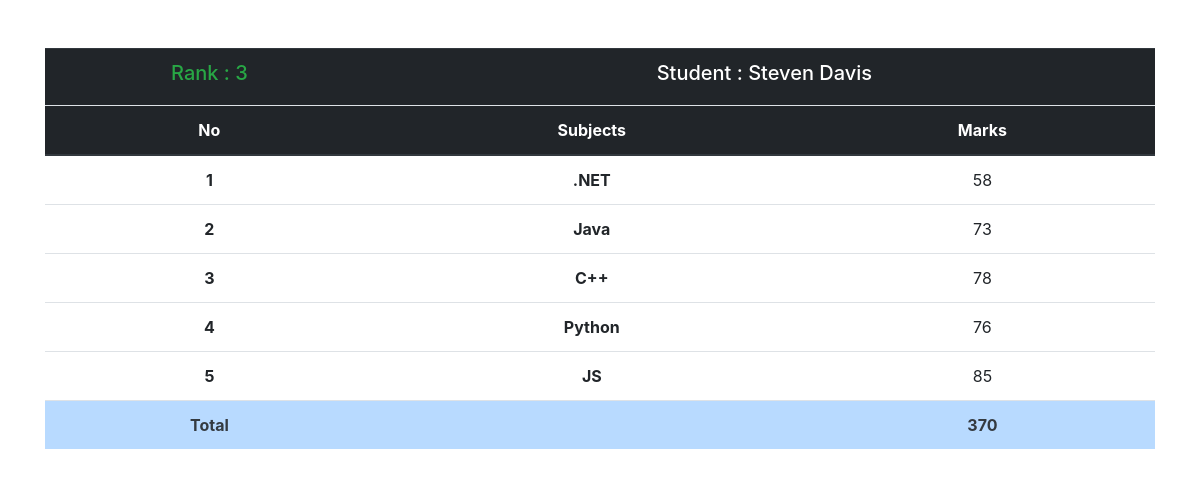
Screenshot of /marks/STU-577/ with the database file from the repository.
### students/models.py (models this page shows, shortened)
class SubjectsMarks(models.Model):
    student = models.ForeignKey(Student, related_name='studentmark', on_delete=models.CASCADE)
    subject = models.ForeignKey(Subjects, on_delete=models.CASCADE)
    marks = models.IntegerField()
    class Meta:
        unique_together = ['student', 'subject']

class Student(models.Model):
    student_id = models.OneToOneField(StudentID,related_name='studentid',on_delete=models.CASCADE)
    student_name = models.CharField(max_length=100)
    student_email = models.EmailField(unique=True)
    student_age = models.IntegerField(default=18)
    student_address = models.TextField()
    def __str__(self):
        return self.student_name

class ReportCard(models.Model):
    student = models.ForeignKey(Student,related_name='reportcard', on_delete=models.CASCADE)
    student_rank = models.IntegerField()
    report_date = models.DateField(auto_now_add=True)
    class Meta:
        unique_together = ['student_rank','report_date']

class Subjects(models.Model):
    subject = models.CharField(max_length=50)

### students/views.py (the view)
# urls.py: path('marks/<sid>/',seemarks,name='seemarks')
def seemarks(request,sid):
    queryset = SubjectsMarks.objects.filter(student__student_id__student_id = sid)
    total = queryset.aggregate(total = Sum('marks'))
    students = Student.objects.annotate(marks = Sum('studentmark__marks')).order_by('-marks')
    context = {
        'queryset':queryset,
        'total':total,
    }
    return render(request, 'marks_detail.html', context)

### templates/marks_detail.html (shortened to what this page needs)
<!DOCTYPE html>
<html lang="en">
<head>
    <link rel="stylesheet" href="https://cdn.jsdelivr.net/npm/bootstrap@4.1.3/dist/css/bootstrap.min.css">
</head>
<body>
    <div class="container mt-5">
        <table class="table text-center">
            <thead class="table-dark border-bottom">
                <tr>
                    <td class="border-bottom text-center text-success" >
                        <h5>Rank : {{queryset.first.student.reportcard.first.student_rank}}</h5>
                    </td>
                    <td class="border-bottom text-center" colspan="2">
                        <h5>Student : {{queryset.first.student}}</h5>
                    </td>
                </tr>
            </thead>
            <thead class="thead-dark">
                <th>No</th>
                <th>Subjects</th>
                <th>Marks</th>
            </thead>
            <tbody>
                {% for mark in queryset %}
                <tr>
                    <th scope="row">{{forloop.counter}}</th>
                    <td><b> {{mark.subject.subject}} </b></td>
                    <td>{{mark.marks}}</td>
                </tr>
                {% endfor %}
                <tr class="table-primary text-dark">
                    <th scope="col">Total</th>
                    <th></th>
                    <th scope="col">{{total.total}}</th>
                </tr>
            </tbody>
        </table>
    </div>
</body>
</html>

### rows the page displays
SubjectsMarks: first.student.reportcard.first.student_rank "3", first.student "Steven Davis", subject.subject ".NET", marks "58"
SubjectsMarks: subject.subject "Java", marks "73"
SubjectsMarks: subject.subject "C++", marks "78"
SubjectsMarks: subject.subject "Python", marks "76"
SubjectsMarks: subject.subject "JS", marks "85"

### other values shown
{{ total.total }} "370"
